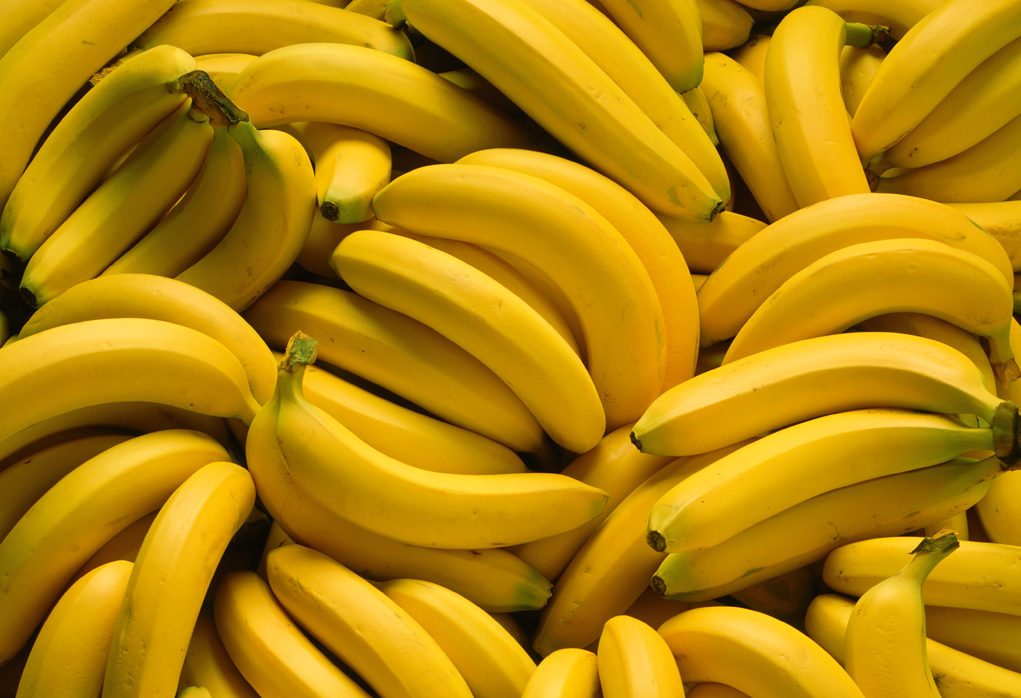
#> input picture Chapter 7/banana.png, 1021 x 698 px
$ python 3d_histogram.py --image banana.png
#> lines starting #> are read from the running program, lines starting #| are printed output that depends on the picture
from mpl_toolkits.mplot3d import Axes3D
from matplotlib import pyplot as plt
import numpy as np
import argparse
import cv2

ap = argparse.ArgumentParser()
ap.add_argument("-i", "--image", required = True, help = "Path to the image")
ap.add_argument("-s", "--size", required = False, help = "Size of largest color bin", default = 5000)
ap.add_argument("-b", "--bins", required = False, help = "Number of bins per color channel", default = 8)
args = vars(ap.parse_args())

image = cv2.imread(args["image"])
#> image is the input picture: shape (698, 1021, 3); mean B, G, R 9.2, 132.6, 179
size = float(args["size"])
bins = int(args["bins"])

hist = cv2.calcHist([image], [0, 1, 2], None, [bins, bins, bins], [0, 256, 0, 256, 0, 256])

print("3D histogram shape: %s, with %d values" % (hist.shape, hist.flatten().shape[0]))
#| 3D histogram shape: (8, 8, 8), with 512 values

#Initialize figure
fig = plt.figure()
ax = fig.add_subplot(111, projection="3d")
#Calculate ratio of input size to bin count
ratio = size / np.max(hist)
#> ratio = 0.0519

#Loop over each axis
for (x, plane) in enumerate(hist):
    for (y, row) in enumerate(plane):
        for (z, col) in enumerate(row):
            #Check for entries into 3D histogram
            if hist [x] [y] [z] > 0.0:
                #Plot point at entry
                siz = ratio * hist[x][y][z]
                zbins = z / (bins - 1)
                ybins = y / (bins - 1)
                xbins = z / (bins - 1)
                rgb = (zbins, ybins, xbins)
                ax.scatter(x, y, z, s = siz, facecolors = rgb)
#> this loop made 8 passes

plt.show()
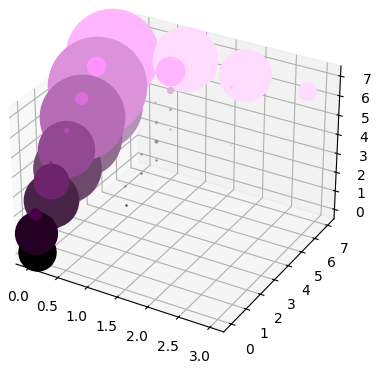
#> figure drawn by matplotlib, 1 panel
